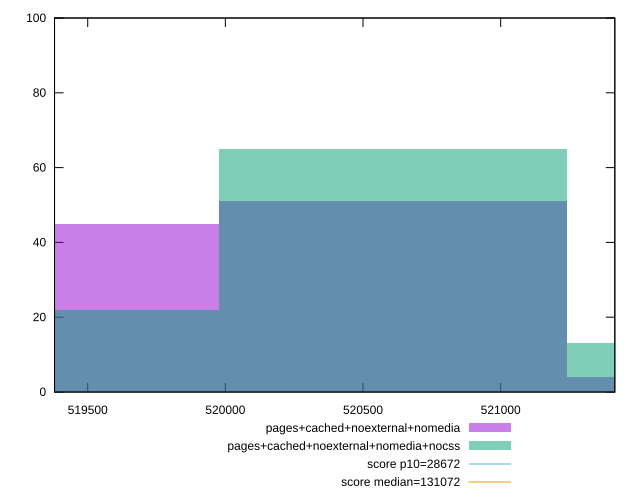

The gnuplot source for this figure:
reset

$pagesCachedNoexternalNomedia <<EOF
519342.0276349718 45
520608.7155072522 51
521875.4033795326 4
EOF

$pagesCachedNoexternalNomediaNocss <<EOF
520608.7155072522 65
521875.4033795326 13
519342.0276349718 22
EOF

set key outside below
set boxwidth 1266.687872280419
set xrange [519379.4529268312:521414.67061506835]
set yrange [0:100]
set trange [0:100]
set style fill transparent solid 0.5 noborder

set parametric
set terminal svg size 640, 500 enhanced background rgb 'white'
set output "reprap/uses-long-cache-ttl/comparison/histogram/3_vs_4.svg"

plot $pagesCachedNoexternalNomedia title "pages+cached+noexternal+nomedia" with boxes, \
     $pagesCachedNoexternalNomediaNocss title "pages+cached+noexternal+nomedia+nocss" with boxes, \
     28672,t title "score p10=28672", \
     131072,t title "score median=131072"

reset
